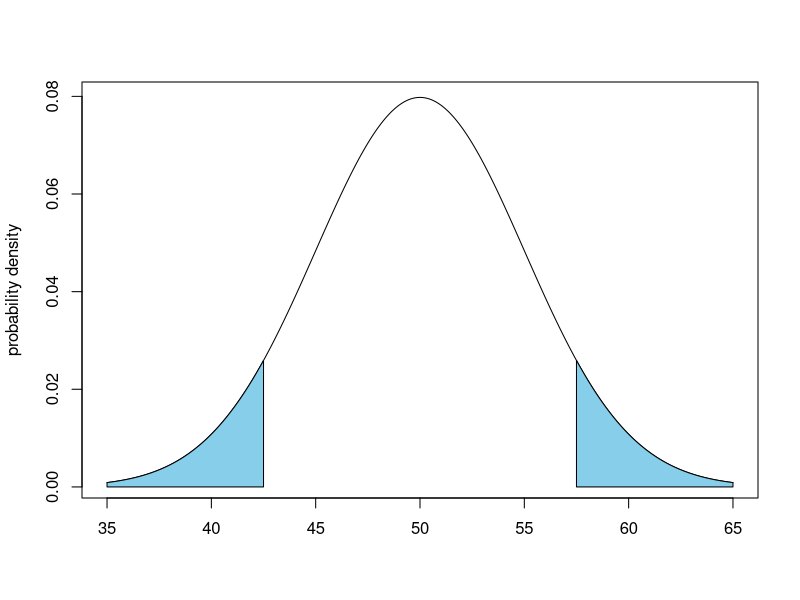

Recreate this plot in R.
## ---- chunk 1
mean5.6 <- 50
sd5.6 <- 5
pnorm_plot_exterior <- function(q_lo,q_hi,mean,sd,...) {
  coord.x <- seq(from=mean-3*sd,to=mean+3*sd,by=sd/100)
  plot(coord.x,dnorm(coord.x,mean,sd),type="l",...)
  shaded.coord.x.lo <- coord.x[coord.x <= q_lo]
  shaded.coord.x.hi <- coord.x[coord.x >= q_hi]
  polygon.x.lo <- c(min(shaded.coord.x.lo),shaded.coord.x.lo,max(shaded.coord.x.lo))
  polygon.x.hi <- c(min(shaded.coord.x.hi),shaded.coord.x.hi,max(shaded.coord.x.hi))
  polygon.y.lo <- c(0,dnorm(shaded.coord.x.lo,mean,sd),0)  
  polygon.y.hi <- c(0,dnorm(shaded.coord.x.hi,mean,sd),0)  
  polygon(polygon.x.lo,polygon.y.lo,col='skyblue')
  polygon(polygon.x.hi,polygon.y.hi,col='skyblue')
}
pnorm_plot_exterior(
  mean=mean5.6,
  sd=sd5.6,
  q_lo=mean5.6-3*sd5.6/2,
  q_hi=mean5.6+3*sd5.6/2,
  main="",xlab="",ylab="probability density")
## ---- chunk 2

## ---- chunk 3

## ---- chunk 4

## ---- chunk 5

